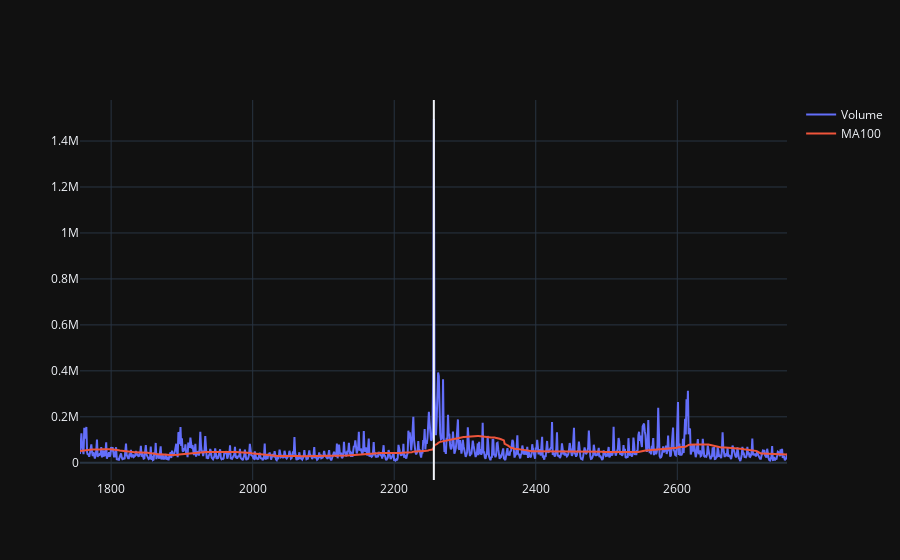

Notebook code for this chart:
### Code cell
fig = go.Figure()
fig.add_trace(go.Scatter(x = data_ticker.index, y = data_ticker[f'{ticker}, Volume'], mode = 'lines', name = 'Volume'))
fig.add_trace(go.Scatter(x = data_ticker.index, y = data_ticker[f'{ticker}, MA{window}'], mode = 'lines', name = 'MA' + window))
fig.add_vline(x = index)
fig.show()

### Figure 1 — Plotly figure (JSON) as saved in the notebook; plotly's stock layout.template omitted (floating-point values rounded to 4 significant figures; data arrays with more than 128 entries replaced by an {"elided": "..."} marker saying what was removed)
{"data": [{"mode": "lines", "name": "Volume", "type": "scatter", "x": {"elided": "1000 int values"}, "y": {"elided": "1000 int values"}}, {"mode": "lines", "name": "MA100", "type": "scatter", "x": {"elided": "1000 int values"}, "y": {"elided": "1000 float values"}}], "layout": {"shapes": [{"type": "line", "x0": 2256, "x1": 2256, "xref": "x", "y0": 0, "y1": 1, "yref": "y domain"}]}}
